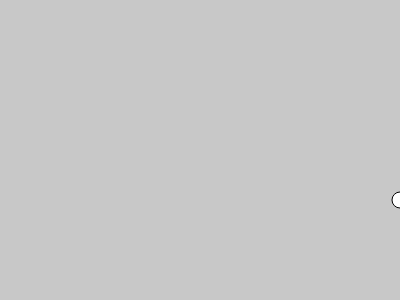
Frame 1 (no input)
Frame 60 (no input): blank canvas, image omitted
Frame 120 (the mouse pressed at the canvas centre since frame 60): blank canvas, image omitted

The p5.js sketch that drew this single still picture (run headless with seeded random() and noise() and a simulated clock; from frame 60 on, the mouse is pressed at the canvas centre):

// p5.js sketch
// ── sketch.js
function setup(){
    createCanvas(400,300);

}

var x = 400;

function draw(){
    background(200);
    ellipse(x, 200, 16, 16);
    x++;
}
// ── drawLoop.html
<html>
    <head>
     <script src = "https://cdnjs.cloudflare.com/ajax/libs/p5.js/0.5.11/p5.js"></script>
     <script src = "sketch.js"></script> 
    </head>


    <body>

    </body>

</html>
